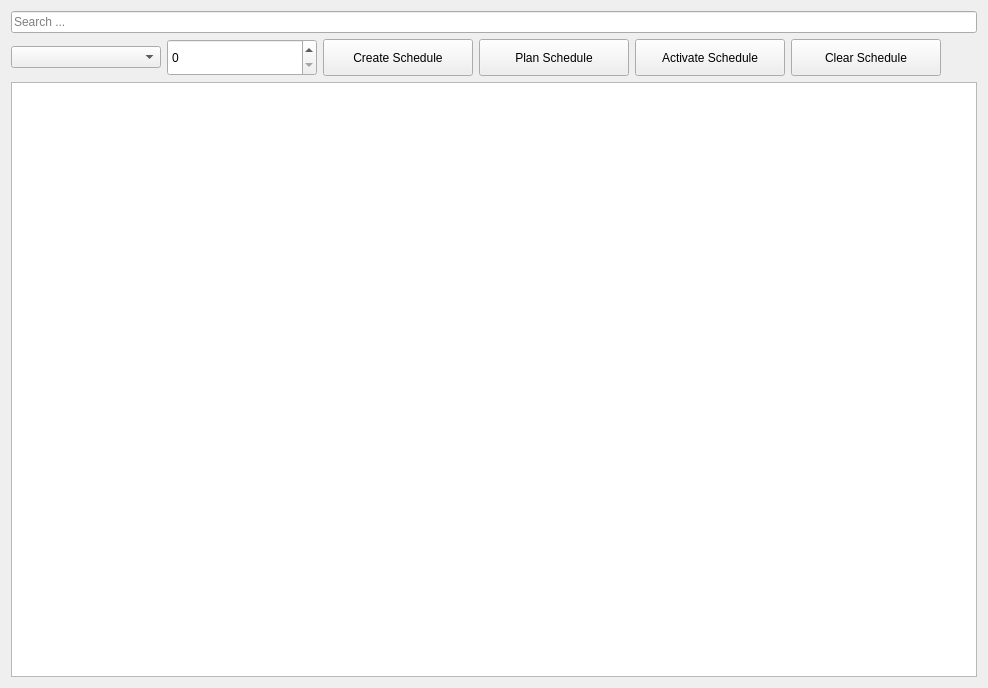
<?xml version="1.0" encoding="UTF-8"?>
<ui version="4.0">
 <class>planningView</class>
 <widget class="QWidget" name="planningView">
  <property name="geometry">
   <rect>
    <x>0</x>
    <y>0</y>
    <width>988</width>
    <height>688</height>
   </rect>
  </property>
  <property name="sizePolicy">
   <sizepolicy hsizetype="Expanding" vsizetype="Expanding">
    <horstretch>0</horstretch>
    <verstretch>0</verstretch>
   </sizepolicy>
  </property>
  <property name="windowTitle">
   <string>Form</string>
  </property>
  <layout class="QHBoxLayout" name="horizontalLayout" stretch="3">
   <item>
    <layout class="QVBoxLayout" name="layout" stretch="0,0,0">
     <item>
      <widget class="QLineEdit" name="searchLine">
       <property name="placeholderText">
        <string>Search ...</string>
       </property>
      </widget>
     </item>
     <item>
      <layout class="QHBoxLayout" name="buttonLayout">
       <item>
        <widget class="QComboBox" name="monthBox">
         <property name="minimumSize">
          <size>
           <width>150</width>
           <height>0</height>
          </size>
         </property>
        </widget>
       </item>
       <item>
        <widget class="QSpinBox" name="yearBox">
         <property name="minimumSize">
          <size>
           <width>150</width>
           <height>37</height>
          </size>
         </property>
        </widget>
       </item>
       <item>
        <widget class="QPushButton" name="createButton">
         <property name="minimumSize">
          <size>
           <width>150</width>
           <height>37</height>
          </size>
         </property>
         <property name="text">
          <string>Create Schedule</string>
         </property>
        </widget>
       </item>
       <item>
        <widget class="QPushButton" name="planningButton">
         <property name="minimumSize">
          <size>
           <width>150</width>
           <height>37</height>
          </size>
         </property>
         <property name="text">
          <string>Plan Schedule</string>
         </property>
        </widget>
       </item>
       <item>
        <widget class="QPushButton" name="activateButton">
         <property name="minimumSize">
          <size>
           <width>150</width>
           <height>37</height>
          </size>
         </property>
         <property name="text">
          <string>Activate Schedule</string>
         </property>
         <property name="checkable">
          <bool>true</bool>
         </property>
         <property name="checked">
          <bool>false</bool>
         </property>
        </widget>
       </item>
       <item>
        <widget class="QPushButton" name="clearScheduleButton">
         <property name="minimumSize">
          <size>
           <width>150</width>
           <height>37</height>
          </size>
         </property>
         <property name="text">
          <string>Clear Schedule</string>
         </property>
        </widget>
       </item>
       <item>
        <spacer name="horizontalSpacer">
         <property name="orientation">
          <enum>Qt::Horizontal</enum>
         </property>
         <property name="sizeHint" stdset="0">
          <size>
           <width>40</width>
           <height>20</height>
          </size>
         </property>
        </spacer>
       </item>
      </layout>
     </item>
     <item>
      <widget class="QTableView" name="table"/>
     </item>
    </layout>
   </item>
  </layout>
 </widget>
 <resources/>
 <connections/>
</ui>
